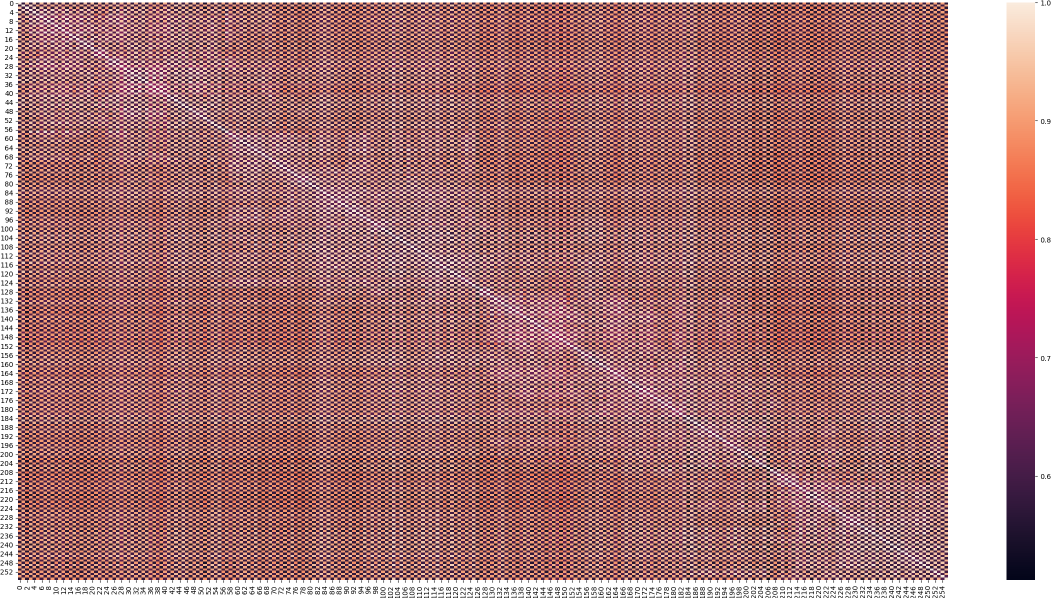
#> input picture model/prepare_model/256_corr.png, 2102 x 1196 px (shown at 1/2 size)
$ python -i util.py   (imports and definitions only)   (older library calls are emulated)
#> lines starting #> are read from the running program, lines starting #| are printed output that depends on the picture
### model/prepare_model/config.py
import os
import logging


def get_env(env, default=""):
    env_val = os.environ.get(env)
    if env_val:
        return env_val
    else:
        return default


class Config:
    ALLOWED_EXT = ["png", "jpg", "jpeg", "gif", "bmp", "tiff", "tif"]

    # Image settings
    IMG_WIDTH = int(get_env("IMG_WIDTH", 300))
    IMG_HEIGHT = int(get_env("IMG_HEIGHT", 300))

    # Inference
    TF_SERVING_HOST = get_env("TF_SERVING_HOST", "tf-serving")
    TF_SERVING_PORT = int(get_env("TF_SERVING_PORT", "8501"))
    TF_MODELNAME = get_env("TF_MODELNAME", "model")


logger = logging.Logger("logs")

### model/prepare_model/util.py
import argparse
import base64
import io
import json
from io import BytesIO
import numpy as np
import requests
from PIL import Image as pil_image
from bitstring import BitArray
from config import Config as cfg


# [26 lines left out: functions get_hashcode_str, tf_inference, not called in this run]


def load_image(imagedata):
    """
    Read and convert image with PIL
    :param imagedata: raw image data
    :return: PIL Image
    """
    buffer = BytesIO()
    buffer.write(imagedata)
    buffer.seek(0)
    image = pil_image.open(buffer)
    # Convert to RGB
    if image.mode in ['RGB']:
        # No conversion necessary
        pass
    elif image.mode in ['1']:
        # Easy conversion to L
        image = image.convert('L').convert('RGB')
    elif image.mode in ['LA']:
        # Deal with transparencies
        new = pil_image.new('L', image.size, 255)
        new.paste(image, mask=image.convert('RGBA'))
        image = new
        image.convert('RGB')
    elif image.mode in ['CMYK', 'YCbCr', 'L']:
        # Easy conversion to RGB
        image = image.convert('RGB')
    elif image.mode in ['P', 'RGBA']:
        # Deal with transparencies
        new = pil_image.new('RGB', image.size, (255, 255, 255))
        new.paste(image, mask=image.convert('RGBA'))
        image = new
    else:
        raise Exception('Image mode "%s" not supported' % image.mode)
    return image


# [54 lines left out: functions binstr2int, binstr2uint, resize_and_crop, not called in this run]


def allowed_file(filename, allowed_ext=cfg.ALLOWED_EXT):
    return '.' in filename and \
           filename.rsplit('.', 1)[1].lower() in allowed_ext


# [56 lines left out: functions batch_inference, str2bool, not called in this run]

>>> import cv2
>>> picture = cv2.imread('256_corr.png', cv2.IMREAD_GRAYSCALE)
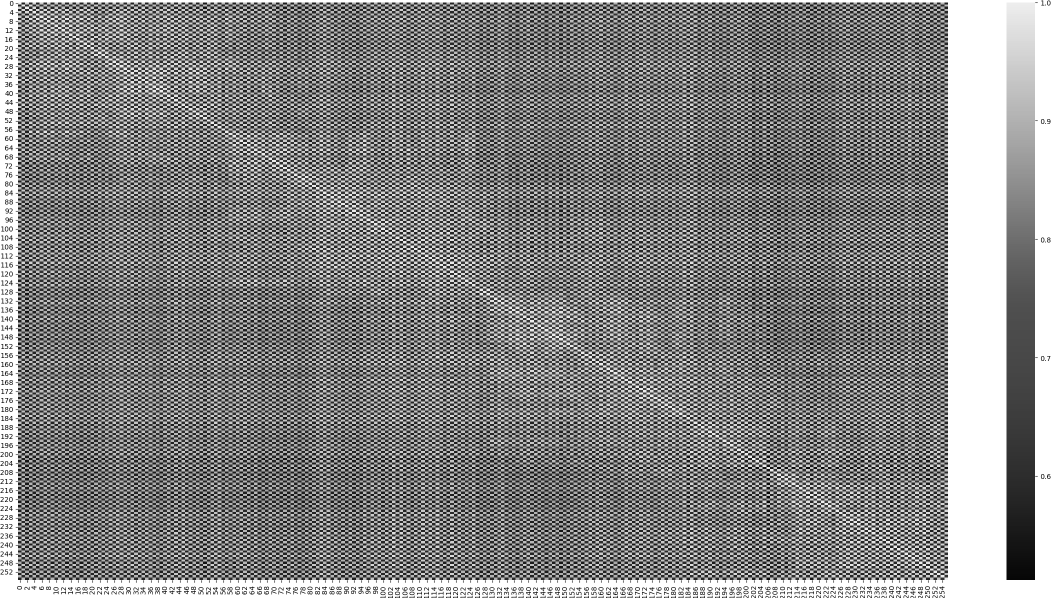
#> picture: shape (1196, 2102) (shown at 1/2 size); min 0, max 255, mean 130.8
#> (the run stopped early here; a loop or call above may not have finished)
